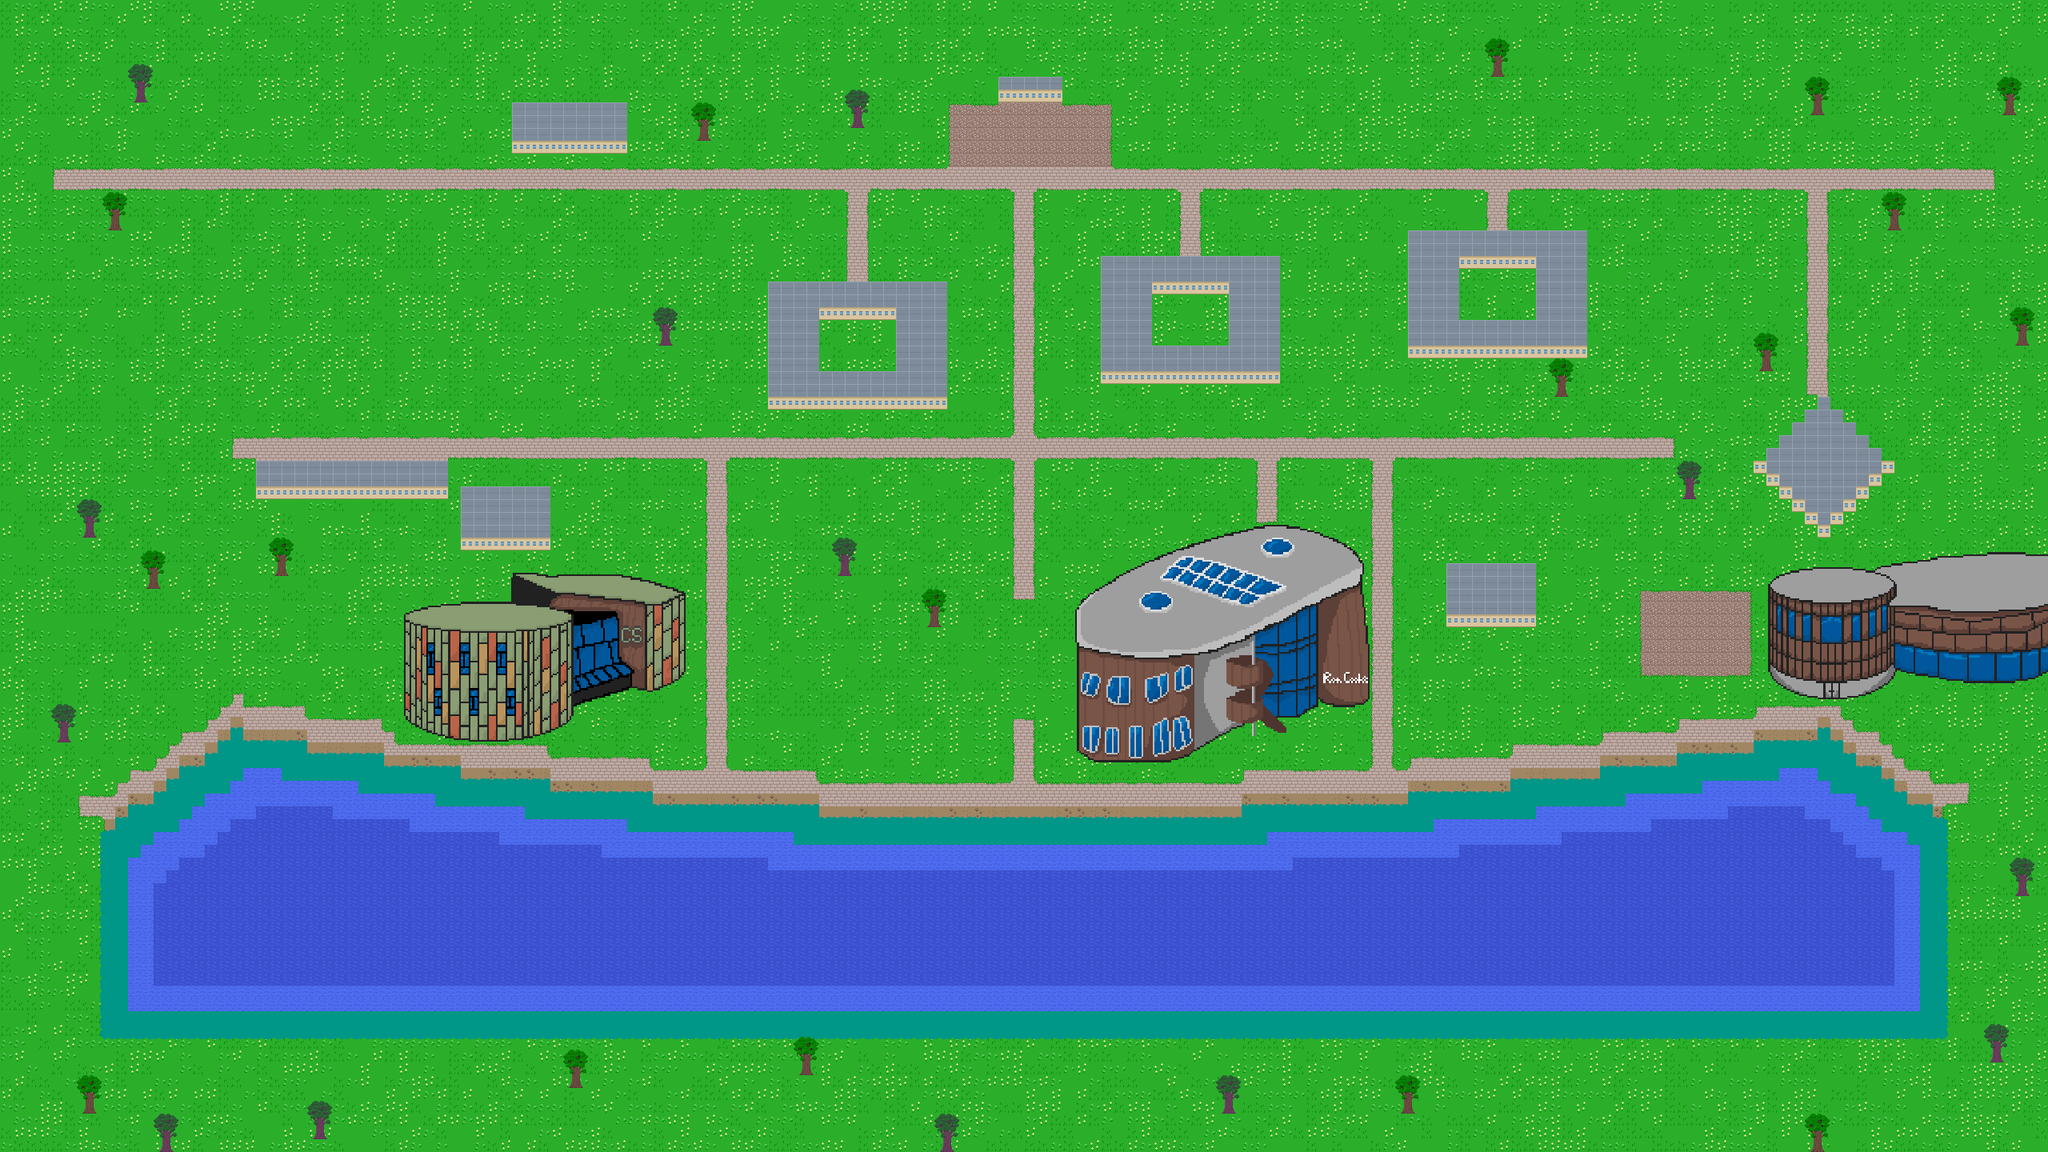

A 2D game scene composited from a Tiled map and its tileset images. What follows is a short description and the map's XML, with each tile layer's data collapsed to a summary:
An orthogonal 160x90 tile map with 16x16 px tiles, 6 tile layers (Ground, Water edges, Grass edges, Grass sides, ...), 3 tilesets and 174 objects (student, free-coffee, fire-drill).

<map version="1.10" tiledversion="1.12.2" orientation="orthogonal" renderorder="right-down" width="160" height="90" tilewidth="16" tileheight="16" infinite="0" nextlayerid="13" nextobjectid="177">
 <tileset firstgid="1" name="Floor" tilewidth="16" tileheight="16" tilecount="400" columns="20">
  <image source="Tilemap for Floor.png" width="320" height="320" />
  <tile id="0" />
  <tile id="1" />
  <tile id="2" />
  <tile id="3" />
  <tile id="4" />
  <tile id="5" />
  <tile id="6" />
  <tile id="7" />
  <tile id="8" />
  <tile id="9" />
  <tile id="10" />
  <tile id="11" />
  <tile id="12" />
  <tile id="13" />
  <tile id="14" />
  <tile id="15" />
  <tile id="16" />
  <tile id="17" />
  <tile id="18" />
  <tile id="19" />
  <tile id="20" />
  <tile id="21" />
  <tile id="22" />
  <tile id="23" />
  <tile id="24" />
  <tile id="25" />
  <tile id="26" />
  <tile id="27" />
  <tile id="28" />
  <tile id="29" />
  <tile id="30" />
  <tile id="31" />
  <tile id="32" />
  <tile id="33" />
  <tile id="34" />
  <tile id="35" />
  <tile id="36" />
  <tile id="37" />
  <tile id="38" />
  <tile id="39" />
  <tile id="40" />
  <tile id="41" />
  <tile id="42" />
  <tile id="43" />
  <tile id="44" />
  <tile id="45" />
  <tile id="46" />
  <tile id="47" />
  <tile id="48" />
  <tile id="49" />
  <tile id="50" />
  <tile id="51" />
  <tile id="52" />
  <tile id="53" />
  <tile id="54" />
  <tile id="55" />
  <tile id="56" />
  <tile id="57" />
  <tile id="58" />
  <tile id="59" />
  <tile id="60" />
  <tile id="61" />
  <tile id="62" />
  <tile id="63" />
  <tile id="64" />
  <tile id="65" />
  <tile id="66" />
  <tile id="67" />
  <tile id="68" />
  <tile id="69" />
  <tile id="70" />
  <tile id="71" />
  <tile id="72" />
  <tile id="73" />
  <tile id="74" />
  <tile id="75" />
  <tile id="76" />
  <tile id="77" />
  <tile id="78" />
  <tile id="79" />
  <tile id="80" />
  <tile id="81" />
  <tile id="82" />
  <tile id="83" />
  <tile id="84" />
  <tile id="85" />
  <tile id="86" />
  <tile id="87" />
  <tile id="88" />
  <tile id="89" />
  <tile id="90" />
  <tile id="91" />
  <tile id="92" />
  <tile id="93" />
  <tile id="94" />
  <tile id="95" />
  <tile id="96" />
  <tile id="97" />
  <tile id="98" />
  <tile id="99" />
  <tile id="100" />
  <tile id="101" />
  <tile id="107" />
  <tile id="103" />
  <tile id="104" />
  <tile id="105" />
  <tile id="106" />
  <tile id="108" />
  <tile id="102" />
  <tile id="109" />
  <tile id="110" />
  <tile id="111" />
  <tile id="112" />
  <tile id="113" />
  <tile id="114" />
  <tile id="115" />
  <tile id="116" />
  <tile id="117" />
  <tile id="118" />
  <tile id="119" />
  <tile id="120" />
  <tile id="121" />
  <tile id="122" />
  <tile id="123" />
  <tile id="124" />
  <tile id="125" />
  <tile id="126" />
  <tile id="127" />
  <tile id="128" />
  <tile id="129" />
  <tile id="130" />
  <tile id="131" />
  <tile id="132" />
  <tile id="133" />
  <tile id="134" />
  <tile id="135" />
  <tile id="136" />
  <tile id="137" />
  <tile id="138" />
  <tile id="139" />
  <tile id="140" />
  <tile id="141" />
  <tile id="142" />
  <tile id="143" />
  <tile id="144" />
  <tile id="145" />
  <tile id="146" />
  <tile id="147" />
  <tile id="148" />
  <tile id="149" />
  <tile id="150" />
  <tile id="151" />
  <tile id="152" />
  <tile id="153" />
  <tile id="154" />
  <tile id="155" />
  <tile id="156" />
  <tile id="157" />
  <tile id="158" />
  <tile id="159" />
  <tile id="160" />
  <tile id="161" />
  <tile id="162" />
  <tile id="163" />
  <tile id="164" />
  <tile id="165" />
  <tile id="166" />
  <tile id="167" />
  <tile id="168" />
  <tile id="169" />
  <tile id="170" />
  <tile id="171" />
  <tile id="172" />
  <tile id="173" />
  <tile id="174" />
  <tile id="175" />
  <tile id="176" />
  <tile id="177" />
  <tile id="178" />
  <tile id="179" />
  <tile id="180" />
  <tile id="181" />
  <tile id="182" />
  <tile id="183" />
  <tile id="184" />
  <tile id="185" />
  <tile id="186" />
  <tile id="187" />
  <tile id="188" />
  <tile id="189" />
  <tile id="190" />
  <tile id="191" />
  <tile id="192" />
  <tile id="193" />
  <tile id="194" />
  <tile id="195" />
  <tile id="196" />
  <tile id="197" />
  <tile id="198" />
  <tile id="199" />
  <tile id="200" />
  <tile id="201" />
  <tile id="202" />
  <tile id="203" />
  <tile id="204" />
  <tile id="205" />
  <tile id="206" />
  <tile id="207" />
  <tile id="208" />
  <tile id="209" />
  <tile id="210" />
  <tile id="211" />
  <tile id="212" />
  <tile id="213" />
  <tile id="214" />
  <tile id="215" />
  <tile id="216" />
  <tile id="217" />
  <tile id="218" />
  <tile id="219" />
  <tile id="220" />
  <tile id="221" />
  <tile id="222" />
  <tile id="223" />
  <tile id="224" />
  <tile id="225" />
  <tile id="226" />
  <tile id="227" />
  <tile id="228" />
  <tile id="229" />
  <tile id="230" />
  <tile id="231" />
  <tile id="232" />
  <tile id="233" />
  <tile id="234" />
  <tile id="235" />
  <tile id="236" />
  <tile id="237" />
  <tile id="238" />
  <tile id="239" />
  <tile id="240" />
  <tile id="241" />
  <tile id="242" />
  <tile id="243" />
  <tile id="244" />
  <tile id="245" />
  <tile id="246" />
  <tile id="247" />
  <tile id="248" />
  <tile id="249" />
  <tile id="250" />
  <tile id="251" />
  <tile id="252" />
  <tile id="253" />
  <tile id="254" />
  <tile id="255" />
  <tile id="256" />
  <tile id="257" />
  <tile id="258" />
  <tile id="259" />
  <tile id="260" />
  <tile id="261" />
  <tile id="262" />
  <tile id="263" />
  <tile id="264" />
  <tile id="265" />
  <tile id="266" />
  <tile id="267" />
  <tile id="268" />
  <tile id="269" />
  <tile id="270" />
  <tile id="271" />
  <tile id="272" />
  <tile id="273" />
  <tile id="274" />
  <tile id="275" />
  <tile id="276" />
  <tile id="277" />
  <tile id="278" />
  <tile id="279" />
  <tile id="280" />
  <tile id="281" />
  <tile id="282" />
  <tile id="283" />
  <tile id="284" />
  <tile id="285" />
  <tile id="286" />
  <tile id="287" />
  <tile id="288" />
  <tile id="289" />
  <tile id="290" />
  <tile id="291" />
  <tile id="292" />
  <tile id="293" />
  <tile id="294" />
  <tile id="295" />
  <tile id="296" />
  <tile id="297" />
  <tile id="298" />
  <tile id="299" />
  <tile id="300" />
  <tile id="301" />
  <tile id="302" />
  <tile id="303" />
  <tile id="304" />
  <tile id="305" />
  <tile id="306" />
  <tile id="307" />
  <tile id="308" />
  <tile id="309" />
  <tile id="310" />
  <tile id="311" />
  <tile id="312" />
  <tile id="313" />
  <tile id="314" />
  <tile id="315" />
  <tile id="316" />
  <tile id="317" />
  <tile id="318" />
  <tile id="319" />
  <tile id="320" />
  <tile id="321" />
  <tile id="322" />
  <tile id="323" />
  <tile id="324" />
  <tile id="325" />
  <tile id="326" />
  <tile id="327" />
  <tile id="328" />
  <tile id="329" />
  <tile id="330" />
  <tile id="331" />
  <tile id="332" />
  <tile id="333" />
  <tile id="334" />
  <tile id="335" />
  <tile id="336" />
  <tile id="337" />
  <tile id="338" />
  <tile id="339" />
  <tile id="340" />
  <tile id="341" />
  <tile id="342" />
  <tile id="343" />
  <tile id="344" />
  <tile id="345" />
  <tile id="346" />
  <tile id="347" />
  <tile id="348" />
  <tile id="349" />
  <tile id="350" />
  <tile id="351" />
  <tile id="352" />
  <tile id="353" />
  <tile id="354" />
  <tile id="355" />
  <tile id="356" />
  <tile id="357" />
  <tile id="358" />
  <tile id="359" />
  <tile id="360" />
  <tile id="361" />
  <tile id="362" />
  <tile id="363" />
  <tile id="364" />
  <tile id="365" />
  <tile id="366" />
  <tile id="367" />
  <tile id="368" />
  <tile id="369" />
  <tile id="370" />
  <tile id="371" />
  <tile id="372" />
  <tile id="373" />
  <tile id="374" />
  <tile id="375" />
  <tile id="376" />
  <tile id="377" />
  <tile id="378" />
  <tile id="379" />
  <tile id="380" />
  <tile id="381" />
  <tile id="382" />
  <tile id="383" />
  <tile id="384" />
  <tile id="385" />
  <tile id="386" />
  <tile id="387" />
  <tile id="388" />
  <tile id="389" />
  <tile id="390" />
  <tile id="391" />
  <tile id="392" />
  <tile id="393" />
  <tile id="394" />
  <tile id="395" />
  <tile id="396" />
  <tile id="397" />
  <tile id="398" />
  <tile id="399" />
 </tileset>
 <tileset firstgid="401" name="Buildings" tilewidth="16" tileheight="16" tilecount="2116" columns="46">
  <image source="Tilemap for Buildings (2.3x).png" width="736" height="736" />
 </tileset>
 <tileset firstgid="2517" name="placeholder-tiles" tilewidth="16" tileheight="16" tilecount="8" columns="8">
  <image source="placeholder-tiles.png" width="128" height="16" />
 </tileset>
 <layer id="1" name="Ground" width="160" height="90">
  <data>[14400 cells, 14400 non-empty, 12 distinct tile ids]</data>
 </layer>
 <layer id="2" name="Water edges" width="160" height="90">
  <data>[14400 cells, 321 non-empty, 1 distinct tile ids]</data>
 </layer>
 <layer id="3" name="Grass edges" width="160" height="90">
  <data>[14400 cells, 661 non-empty, 2 distinct tile ids]</data>
 </layer>
 <layer id="4" name="Grass sides" width="160" height="90">
  <data>[14400 cells, 302 non-empty, 2 distinct tile ids]</data>
 </layer>
 <layer id="5" name="Buildings" width="160" height="90">
  <data>[14400 cells, 1593 non-empty, 1025 distinct tile ids]</data>
 </layer>
 <layer id="6" name="Trees" width="160" height="90">
  <data>[14400 cells, 180 non-empty, 12 distinct tile ids]</data>
 </layer>
 <group id="12" name="Collisions">
  <objectgroup id="7" name="Solids">
   <object id="1" x="505" y="761" width="208.5" height="137" />
   <object id="2" x="1346.67" y="752" width="300" height="132.333" />
   <object id="3" x="2210" y="718.5" width="350" height="125.5" />
   <object id="4" x="2512" y="384" width="31" height="48" />
   <object id="5" x="2256" y="1392" width="31" height="48" />
   <object id="6" x="384" y="1376" width="31" height="48" />
   <object id="7" x="2512" y="1072" width="31" height="48" />
   <object id="8" x="1040" y="672" width="31" height="48" />
   <object id="9" x="2480" y="1280" width="31" height="48" />
   <object id="10" x="96" y="624" width="31" height="48" />
   <object id="11" x="1152" y="736" width="31" height="48" />
   <object id="12" x="1056" y="112" width="31" height="48" />
   <object id="13" x="128" y="240" width="31" height="48" />
   <object id="14" x="1168" y="1392" width="31" height="48" />
   <object id="15" x="1744" y="1344" width="31" height="48" />
   <object id="16" x="176" y="688" width="31" height="48" />
   <object id="17" x="336" y="672" width="31" height="48" />
   <object id="18" x="816" y="384" width="31" height="48" />
   <object id="19" x="192" y="1392" width="31" height="48" />
   <object id="20" x="1856" y="48" width="31" height="48" />
   <object id="21" x="2096" y="576" width="31" height="48" />
   <object id="22" x="1520" y="1344" width="31" height="48" />
   <object id="23" x="2192" y="416" width="31" height="48" />
   <object id="24" x="2256" y="96" width="31" height="48" />
   <object id="25" x="704" y="1312" width="31" height="48" />
   <object id="26" x="2496" y="96" width="31" height="48" />
   <object id="27" x="64" y="880" width="31" height="48" />
   <object id="28" x="2352" y="240" width="31" height="48" />
   <object id="29" x="160" y="80" width="31" height="48" />
   <object id="30" x="864" y="128" width="31" height="48" />
   <object id="31" x="992" y="1296" width="31" height="48" />
   <object id="32" x="96" y="1344" width="31" height="48" />
   <object id="33" x="1936" y="448" width="31" height="48" />
   <object id="34" x="1248" y="96" width="80" height="32" />
   <object id="35" x="640" y="128" width="144" height="64" />
   <object id="36" x="1760" y="288" width="224" height="48" />
   <object id="37" x="1376" y="320" width="224" height="48" />
   <object id="38" x="1760" y="336" width="64" height="64" />
   <object id="39" x="1920" y="336" width="64" height="64" />
   <object id="40" x="960" y="352" width="224" height="48" />
   <object id="41" x="1376" y="368" width="64" height="64" />
   <object id="42" x="1536" y="368" width="64" height="64" />
   <object id="43" x="960" y="400" width="64" height="64" />
   <object id="44" x="1120" y="400" width="64" height="64" />
   <object id="45" x="1760" y="400" width="224" height="48" />
   <object id="46" x="1376" y="432" width="224" height="48" />
   <object id="47" x="960" y="464" width="224" height="48" />
   <object id="48" x="2272" y="496" width="16" height="16" />
   <object id="49" x="2256" y="512" width="48" height="16" />
   <object id="50" x="2240" y="528" width="80" height="16" />
   <object id="51" x="2224" y="544" width="112" height="16" />
   <object id="52" x="2208" y="560" width="144" height="16" />
   <object id="53" x="320" y="576" width="240" height="48" />
   <object id="54" x="2192" y="576" width="176" height="16" />
   <object id="55" x="2208" y="592" width="144" height="16" />
   <object id="56" x="576" y="608" width="112" height="80" />
   <object id="57" x="2224" y="608" width="112" height="16" />
   <object id="58" x="2240" y="624" width="80" height="16" />
   <object id="59" x="2256" y="640" width="48" height="16" />
   <object id="60" x="2272" y="656" width="16" height="16" />
   <object id="61" x="1808" y="704" width="112" height="80" />
   <object id="63" x="1346.92" y="883.667" width="146.417" height="57.6667" />
   <object id="64" x="1519.33" y="672" width="129.333" height="80.6667" />
   <object id="65" x="1648" y="704" width="60" height="172.667" />
   <object id="66" x="1649.33" y="674" width="21.3333" height="29.75" />
   <object id="67" x="1670.67" y="680" width="12.5833" height="23.3333" />
   <object id="68" x="1683.08" y="686.667" width="10.25" height="16.75" />
   <object id="69" x="1693.75" y="695.75" width="4.25" height="7.5" />
   <object id="70" x="1493.75" y="885.25" width="42.75" height="28.5" />
   <object id="71" x="1493.75" y="914.75" width="19" height="12.75" />
   <object id="72" x="1513.75" y="915" width="7" height="7.5" />
   <object id="73" x="1494" y="928.75" width="8.25" height="5.25" />
   <object id="74" x="1537.25" y="885.75" width="59.75" height="16.75" />
   <object id="75" x="1536.5" y="903.25" width="15" height="4.5" />
   <object id="76" x="1582.25" y="902.5" width="20.5" height="5.5" />
   <object id="77" x="1591" y="909" width="16.25" height="6.75" />
   <object id="78" x="1360.25" y="941.75" width="112.25" height="10.25" />
   <object id="79" x="1456.5" y="688.25" width="62.25" height="64.5" />
   <object id="80" x="1430.75" y="704.75" width="24.75" height="48.25" />
   <object id="81" x="1408.5" y="714" width="21.25" height="39.75" />
   <object id="82" x="1391" y="725.25" width="17" height="29.25" />
   <object id="83" x="1376.5" y="733.25" width="15" height="21" />
   <object id="84" x="1361.5" y="741.75" width="15.5" height="13.25" />
   <object id="85" x="1434.75" y="701" width="22.5" height="4.25" />
   <object id="86" x="1448.75" y="696.25" width="7.25" height="4.75" />
   <object id="87" x="1415.25" y="710.5" width="16.75" height="3.75" />
   <object id="88" x="1396.5" y="719.25" width="13.75" height="6.25" />
   <object id="89" x="1382.5" y="730" width="13.5" height="4" />
   <object id="90" x="1597.75" y="885" width="34.5" height="11.25" />
   <object id="91" x="641" y="728.5" width="185" height="132.5" />
   <object id="92" x="826.5" y="734" width="28.5" height="109" />
   <object id="93" x="827" y="843.5" width="11.5" height="13.5" />
   <object id="94" x="839.5" y="845" width="8" height="6.5" />
   <object id="95" x="714.5" y="862" width="18" height="17" />
   <object id="96" x="734" y="862" width="13.5" height="11" />
   <object id="97" x="749.5" y="862" width="11" height="8" />
   <object id="98" x="543.5" y="898.5" width="122.5" height="23" />
   <object id="99" x="669" y="899.5" width="8" height="18" />
   <object id="100" x="679" y="900" width="8" height="15" />
   <object id="101" x="689.5" y="900" width="9.5" height="9" />
   <object id="102" x="702" y="900" width="8.5" height="6.5" />
   <object id="103" x="527" y="899" width="15.5" height="16" />
   <object id="104" x="513" y="899.5" width="13" height="9" />
   <object id="105" x="575.5" y="753" width="72" height="10.5" />
   <object id="106" x="550.5" y="757" width="30" height="7.5" />
   <object id="107" x="2228" y="844" width="121" height="18.5" />
   <object id="108" x="2350" y="845.5" width="11" height="11" />
   <object id="109" x="2218" y="846" width="9.5" height="8.5" />
   <object id="112" x="2249.5" y="863.5" width="72.5" height="7.5" />
   <object id="113" x="2323" y="864.5" width="8" height="4.5" />
   <object id="114" x="2349.5" y="706.5" width="209.5" height="13" />
   <object id="115" x="2423" y="696" width="137" height="9" />
   <object id="116" x="2396.5" y="700" width="29.5" height="6" />
   <object id="117" x="2378" y="703" width="26.5" height="5.5" />
   <object id="118" x="2249.5" y="712.5" width="100" height="7" />
   <object id="119" x="2238" y="714.5" width="15" height="6.5" />
   <object id="120" x="2453" y="844.5" width="65" height="8.5" />
   <object id="121" x="2518.5" y="845.5" width="15" height="5.5" />
   <object id="122" x="2430" y="845" width="22" height="7" />
   <object id="123" x="1541" y="666" width="107" height="10" />
   <object id="124" x="1568.5" y="659.5" width="54.5" height="10.5" />
   <object id="125" x="1558" y="661.5" width="10.5" height="5.5" />
   <object id="126" x="1623" y="662.5" width="16.5" height="6" />
   <object id="127" x="642" y="717" width="135.5" height="10.5" />
   <object id="128" x="780" y="721.5" width="20" height="6" />
  </objectgroup>
  <objectgroup color="#ff2d55" id="10" name="Deep water">
   <object id="131" x="160" y="1072" width="2240" height="192" />
   <object id="132" x="176" y="1056" width="2224" height="16" />
   <object id="133" x="192" y="1040" width="800" height="16" />
   <object id="134" x="1584" y="1040" width="800" height="16" />
   <object id="135" x="224" y="1024" width="560" height="16" />
   <object id="136" x="1792" y="1024" width="560" height="16" />
   <object id="137" x="240" y="1008" width="416" height="16" />
   <object id="138" x="1920" y="1008" width="416" height="16" />
   <object id="139" x="256" y="992" width="288" height="16" />
   <object id="140" x="2032" y="992" width="288" height="16" />
   <object id="141" x="288" y="976" width="160" height="16" />
   <object id="142" x="2128" y="976" width="160" height="16" />
   <object id="143" x="304" y="960" width="48" height="16" />
   <object id="144" x="2224" y="960" width="48" height="16" />
  </objectgroup>
  <objectgroup color="#ffcc00" id="11" name="Shallow water">
   <object id="145" x="128" y="1264" width="2304" height="32" />
   <object id="146" x="128" y="1072" width="32" height="192" />
   <object id="147" x="2400" y="1056" width="32" height="208" />
   <object id="148" x="128" y="1056" width="48" height="16" />
   <object id="149" x="128" y="1040" width="64" height="16" />
   <object id="150" x="992" y="1040" width="592" height="16" />
   <object id="151" x="2384" y="1040" width="48" height="16" />
   <object id="152" x="144" y="1024" width="80" height="16" />
   <object id="153" x="784" y="1024" width="1008" height="16" />
   <object id="154" x="2352" y="1024" width="80" height="16" />
   <object id="155" x="160" y="1008" width="80" height="16" />
   <object id="156" x="656" y="1008" width="368" height="16" />
   <object id="157" x="1552" y="1008" width="368" height="16" />
   <object id="158" x="2336" y="1008" width="80" height="16" />
   <object id="159" x="192" y="992" width="64" height="16" />
   </objectgroup>
 </group>
 <objectgroup id="8" name="Spawns">
  <!-- 1 objects omitted --></objectgroup>
 <objectgroup id="9" name="Events">
  <!-- 2 objects omitted --></objectgroup>
</map>
<!-- 20 of 174 objects omitted -->
